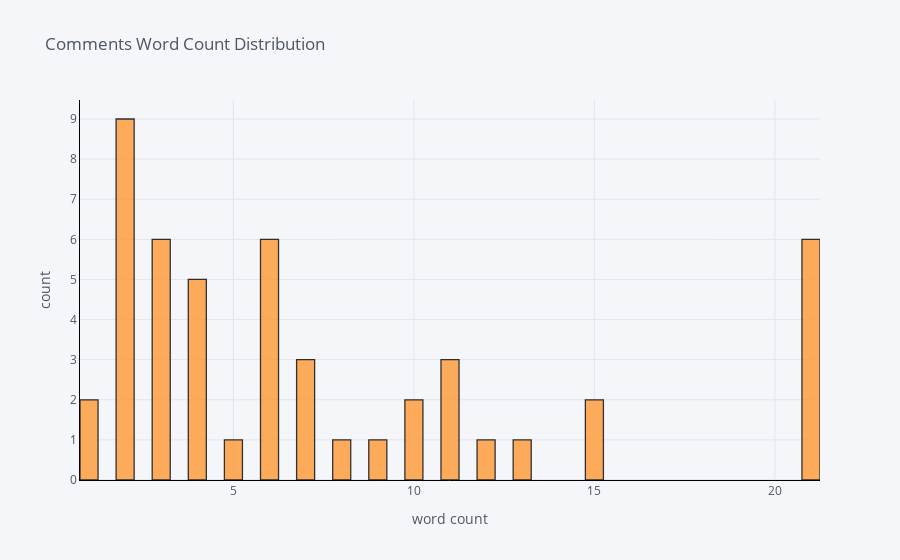

Notebook source saved alongside this figure:
### Code cell
# Creates a histogram with distribution of word count in input text
df['word_count'].iplot(
    kind='hist',
    bins=50,
    xTitle='word count',
    linecolor='black',
    yTitle='count',
    title='Comments Word Count Distribution')

### Figure 1 — Plotly figure (JSON) as saved in the notebook; plotly's stock layout.template omitted (floating-point values rounded to 4 significant figures)
{"data": [{"histfunc": "count", "histnorm": "", "marker": {"color": "rgba(255, 153, 51, 1.0)", "line": {"color": "#000000", "width": 1.3}}, "name": "word_count", "nbinsx": 50, "opacity": 0.8, "orientation": "v", "type": "histogram", "x": [15, 6, 11, 12, 4, 3, 7, 6, 10, 6, 4, 2, 1, 11, 5, 6, 1, 3, 11, 8, 10, 2, 7, 15, 6, 3, 2, 9, 2, 2, 4, 3, 3, 4, 3, 2, 4, 2, 7, 13, 2, 6, 2, 21, 21, 21, 21, 21, 21]}], "layout": {"barmode": "overlay", "legend": {"bgcolor": "#F5F6F9", "font": {"color": "#4D5663"}}, "paper_bgcolor": "#F5F6F9", "plot_bgcolor": "#F5F6F9", "title": {"font": {"color": "#4D5663"}, "text": "Comments Word Count Distribution"}, "xaxis": {"gridcolor": "#E1E5ED", "linecolor": "black", "showgrid": true, "tickfont": {"color": "#4D5663"}, "title": {"font": {"color": "#4D5663"}, "text": "word count"}, "zerolinecolor": "#E1E5ED"}, "yaxis": {"gridcolor": "#E1E5ED", "linecolor": "black", "showgrid": true, "tickfont": {"color": "#4D5663"}, "title": {"font": {"color": "#4D5663"}, "text": "count"}, "zerolinecolor": "#E1E5ED"}}}
